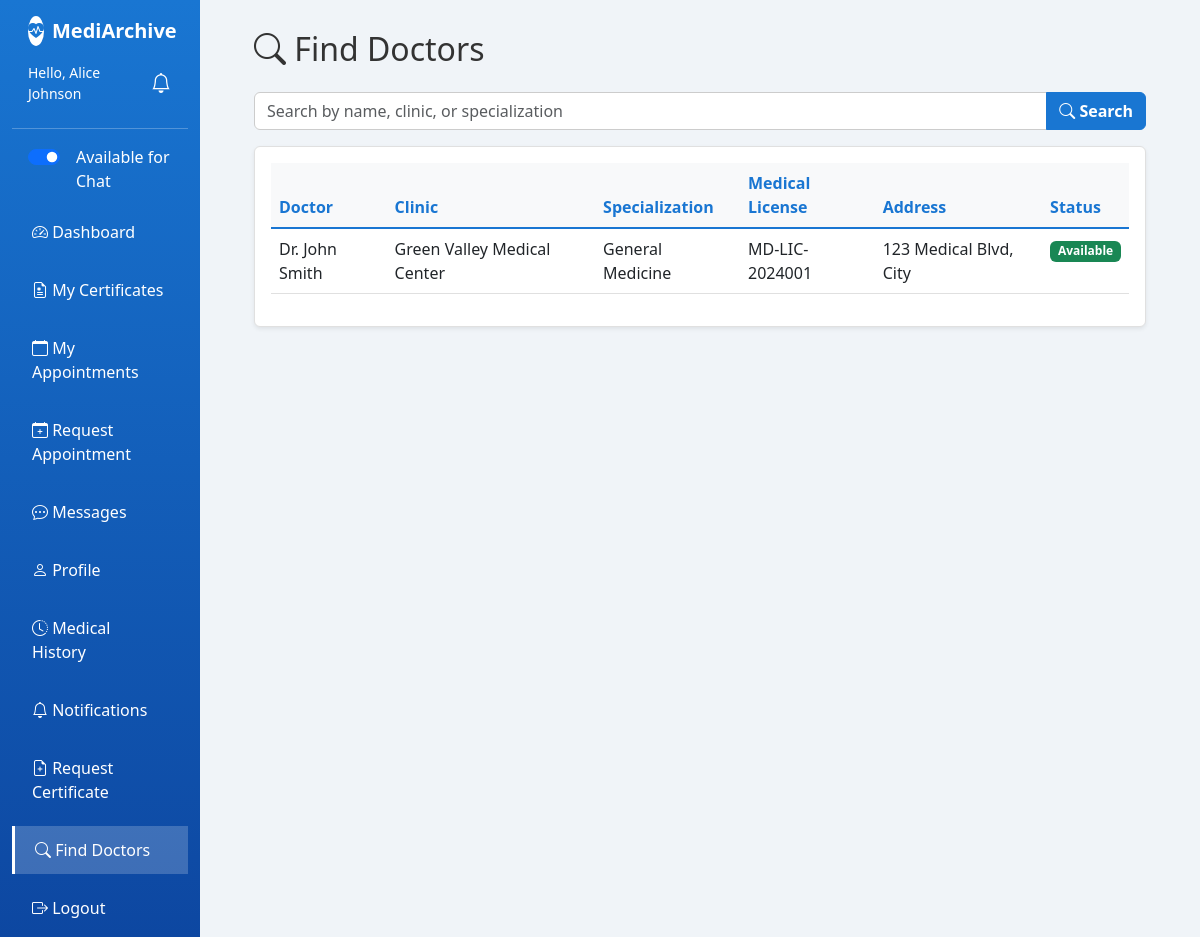
Screenshot of /views/find_doctors.php (signed in) with the database file from the repository.
### tables this page shows
CREATE TABLE IF NOT EXISTS patients (
    id INT PRIMARY KEY AUTO_INCREMENT,
    user_id INT NOT NULL,
    patient_code VARCHAR(20) UNIQUE NOT NULL,
    date_of_birth DATE,
    gender ENUM('Male', 'Female', 'Other'),
    address TEXT,
    is_available TINYINT(1) DEFAULT 1 COMMENT 'Patient availability for chat',
    FOREIGN KEY (user_id) REFERENCES users(id) ON DELETE CASCADE,
    INDEX idx_user_id (user_id),
    INDEX idx_patient_code (patient_code)
);

CREATE TABLE IF NOT EXISTS clinics (
    id INT PRIMARY KEY AUTO_INCREMENT,
    user_id INT NOT NULL,
    clinic_name VARCHAR(100) NOT NULL,
    license_number VARCHAR(50),
    medical_license VARCHAR(100) NOT NULL,
    specialization VARCHAR(100) NOT NULL,
    address TEXT,
    contact_phone VARCHAR(20),
    signature_path VARCHAR(255) NULL COMMENT 'Path to doctor signature image',
    seal_path VARCHAR(255) NULL COMMENT 'Path to clinic seal image',
    is_available BOOLEAN DEFAULT TRUE COMMENT 'Clinic availability for chat/appointments',
    available_from TIME DEFAULT '09:00:00',
    available_to TIME DEFAULT '17:00:00',
    created_at TIMESTAMP DEFAULT CURRENT_TIMESTAMP,
    FOREIGN KEY (user_id) REFERENCES users(id) ON DELETE CASCADE,
    INDEX idx_user_id (user_id),
    INDEX idx_specialization (specialization),
    INDEX idx_is_available (is_available)
);

CREATE TABLE IF NOT EXISTS users (
    id INT PRIMARY KEY AUTO_INCREMENT,
    username VARCHAR(50) UNIQUE NOT NULL,
    email VARCHAR(100) UNIQUE NOT NULL,
    password VARCHAR(255) NOT NULL,
    full_name VARCHAR(100) NOT NULL,
    role ENUM('clinic_admin', 'patient', 'web_admin') NOT NULL DEFAULT 'patient',
    phone VARCHAR(20),
    profile_photo VARCHAR(255) NULL COMMENT 'Path to user profile photo',
    home_address TEXT NULL COMMENT 'User home address',
    dashboard_layout TEXT DEFAULT NULL COMMENT 'JSON for widget positions and preferences',
    created_at TIMESTAMP DEFAULT CURRENT_TIMESTAMP,
    INDEX idx_username (username),
    INDEX idx_email (email),
    INDEX idx_role (role)
);

### config.php (called while the page is built, shortened)
<?php
function isClinicAdmin() {
    return isset($_SESSION['role']) && $_SESSION['role'] === 'clinic_admin';
}
function isPatient() {
    return isset($_SESSION['role']) && $_SESSION['role'] === 'patient';
}
if (file_exists(__DIR__ . '/includes/bootstrap.php')) {
    require_once __DIR__ . '/includes/bootstrap.php';
}

### includes/Database.php (called while the page is built, shortened)
<?php
class Database {
    private static $instance = null;
    private $pdo;
    private function __construct()
    {
        $dsn = sprintf('mysql:host=%s;dbname=%s;charset=utf8mb4', DB_HOST, DB_NAME);
        $options = [
            PDO::ATTR_ERRMODE => PDO::ERRMODE_EXCEPTION,
            PDO::ATTR_DEFAULT_FETCH_MODE => PDO::FETCH_ASSOC,
            PDO::ATTR_EMULATE_PREPARES => false,
        ];
        $this->pdo = new PDO($dsn, DB_USER, DB_PASS, $options);
    }
    public static function getInstance()
    {
        if (self::$instance === null) {
            self::$instance = new Database();
        }
        return self::$instance;
    }
    public function fetch($sql, array $params = [])
    {
        $stmt = $this->pdo->prepare($sql);
        $stmt->execute($params);
        return $stmt->fetch();
    }
    public function fetchAll($sql, array $params = [])
    {
        $stmt = $this->pdo->prepare($sql);
        $stmt->execute($params);
        return $stmt->fetchAll();
    }
}
?>

### includes/bootstrap.php (called while the page is built, shortened)
<?php
require_once __DIR__ . '/Database.php';
function DB()
{
    return Database::getInstance();
}

### views/find_doctors.php (the view, shortened to what this page needs)
<?php
require_once '../config.php';
$q = isset($_GET['q']) ? sanitizeInput($_GET['q']) : '';
if ($q) {
    $like = '%' . $q . '%';
    $sql = "SELECT c.*, u.full_name FROM clinics c JOIN users u ON c.user_id = u.id WHERE (c.clinic_name LIKE ? OR c.specialization LIKE ? OR u.full_name LIKE ?) ORDER BY c.is_available DESC, c.clinic_name";
    $doctors = DB()->fetchAll($sql, [$like, $like, $like]);
} else {
    $sql = "SELECT c.*, u.full_name FROM clinics c JOIN users u ON c.user_id = u.id ORDER BY c.is_available DESC, c.clinic_name";
    $doctors = DB()->fetchAll($sql);
}
?>
<!DOCTYPE html>
<html lang="en">
<head>
<link href="https://cdn.jsdelivr.net/npm/bootstrap@5.3.0/dist/css/bootstrap.min.css" rel="stylesheet">
<link rel="stylesheet" href="https://cdn.jsdelivr.net/npm/bootstrap-icons@1.10.0/font/bootstrap-icons.css">
</head>
<body>
<div class="container-fluid">
    <div class="row">
        <?php include 'includes/sidebar.php'; ?>
        <main class="col-md-9 ms-sm-auto col-lg-10 px-md-4">
            <div class="main-content">
                <h2 class="mb-4"><i class="bi bi-search"></i> Find Doctors</h2>
                <form class="mb-3" method="GET">
                    <div class="input-group">
                        <input type="text" class="form-control" placeholder="Search by name, clinic, or specialization" name="q" value="<?php echo htmlspecialchars($q); ?>">
                        <button class="btn btn-primary" type="submit"><i class="bi bi-search"></i> Search</button>
                    </div>
                </form>
                <div class="card shadow-sm">
                    <div class="card-body">
                        <?php if (!empty($doctors)): ?>
                        <div class="table-responsive">
                            <table class="table table-hover">
                                <thead>
                                    <tr>
                                        <th>Doctor</th>
                                        <th>Clinic</th>
                                        <th>Specialization</th>
                                        <th>Medical License</th>
                                        <th>Address</th>
                                        <th>Status</th>
                                    </tr>
                                </thead>
                                <tbody>
                                    <?php foreach ($doctors as $doc): ?>
                                    <tr>
                                        <td><?php echo htmlspecialchars($doc['full_name']); ?></td>
                                        <td><?php echo htmlspecialchars($doc['clinic_name']); ?></td>
                                        <td><?php echo htmlspecialchars($doc['specialization']); ?></td>
                                        <td><?php echo htmlspecialchars($doc['medical_license'] ?? 'N/A'); ?></td>
                                        <td><?php echo htmlspecialchars($doc['address'] ?? 'N/A'); ?></td>
                                        <td>
                                            <span class="badge bg-<?php echo $doc['is_available'] ? 'success' : 'secondary'; ?>">
                                                <?php echo $doc['is_available'] ? 'Available' : 'Unavailable'; ?>
                                            </span>
                                        </td>
                                    </tr>
                                    <?php endforeach; ?>
                                </tbody>
                            </table>
                        </div>
                        <?php else: ?>
                        <p class="text-muted text-center py-5">No doctors found.</p>
                        <?php endif; ?>
                    </div>
                </div>
            </div>
        </main>
    </div>
</div>
</body>
</html>

### views/includes/sidebar.php (shortened to what this page needs)
<?php
$current_page = basename($_SERVER['PHP_SELF']);
$role = $_SESSION['role'] ?? '';
?>
<nav class="col-md-3 col-lg-2 d-md-block sidebar collapse">
    <div class="position-sticky pt-3">
        <div class="d-flex align-items-center gap-2 px-3 mb-2">
            <?php if ($role === 'web_admin'): ?>
            <span class="bg-success rounded-circle d-inline-flex align-items-center justify-content-center" style="width:30px;height:30px;color:#000;"><i class="bi bi-shield-check"></i></span>
            <h5 class="text-white mb-0"><strong>MediArchive</strong></h5>
            <?php elseif ($role === 'clinic_admin'): ?>
            <span class="bg-white rounded-circle d-inline-flex align-items-center justify-content-center" style="width:30px;height:30px;color:#2e7d32;"><i class="bi bi-heart-pulse-fill"></i></span>
            <h5 class="text-white mb-0"><strong>MediArchive</strong></h5>
            <?php else: ?>
            <span class="bg-white rounded-circle d-inline-flex align-items-center justify-content-center" style="width:30px;height:30px;color:#1976d2;"><i class="bi bi-heart-pulse-fill"></i></span>
            <h5 class="text-white mb-0"><strong>MediArchive</strong></h5>
            <?php endif; ?>
        </div>
        <?php if (isset($_SESSION['full_name'])): ?>
        <div class="d-flex align-items-center justify-content-between px-3 py-2 text-white">
            <div class="d-flex align-items-center gap-2">
                <div class="small d-flex align-items-center gap-2">
                    <span>Hello, <?php echo htmlspecialchars($_SESSION['full_name']); ?></span>
                </div>
            </div>
			<div class="position-relative">
				<button class="btn btn-link text-white p-0" id="notificationBell" style="text-decoration:none;" onclick="toggleNotifications()">
					<i class="bi bi-bell fs-5"></i>
				</button>
			</div>
        </div>
        <?php endif; ?>
        <hr class="text-white">
        <ul class="nav flex-column">
            <?php if (isPatient()): ?>
            <li class="nav-item px-3 mb-2">
                <div class="form-check form-switch text-white">
                    <?php
                    try {
                        $row = DB()->fetch("SELECT is_available FROM patients WHERE user_id = ?", [$_SESSION['user_id']]);
                        $isAvail = $row ? intval($row['is_available']) : 1;
                    } catch (Exception $e) { $isAvail = 1; }
                    ?>
                    <input class="form-check-input" type="checkbox" role="switch" id="patientAvailabilitySwitch" <?php echo $isAvail ? 'checked' : ''; ?> onclick="setPatientAvailability(this.checked)">
                    <label class="form-check-label ms-2" for="patientAvailabilitySwitch">Available for Chat</label>
                </div>
            </li>
            <?php endif; ?>
            <li class="nav-item">
                <a class="nav-link <?php echo $current_page === 'dashboard.php' ? 'active' : ''; ?>" href="dashboard.php">
                    <i class="bi bi-speedometer2"></i> Dashboard
                </a>
            </li>
            <?php if (isClinicAdmin()): ?>
            <li class="nav-item">
                <a class="nav-link <?php echo $current_page === 'certificates.php' ? 'active' : ''; ?>" href="certificates.php">
                    <i class="bi bi-files"></i> Certificates & Requests
                </a>
            </li>
            <li class="nav-item">
                <a class="nav-link <?php echo $current_page === 'clinic_appointments.php' ? 'active' : ''; ?>" href="clinic_appointments.php">
                    <i class="bi bi-calendar-event"></i> Appointments
                </a>
            </li>
            <li class="nav-item">
                <a class="nav-link <?php echo $current_page === 'patients.php' ? 'active' : ''; ?>" href="patients.php">
                    <i class="bi bi-people"></i> Patients
                </a>
            </li>
            <li class="nav-item">
                <a class="nav-link <?php echo $current_page === 'analytics.php' ? 'active' : ''; ?>" href="analytics.php">
                    <i class="bi bi-graph-up"></i> Analytics
                </a>
            </li>
            <li class="nav-item">
                <a class="nav-link <?php echo $current_page === 'chat.php' ? 'active' : ''; ?>" href="chat.php">
                    <i class="bi bi-chat-dots"></i> Messages
                </a>
            </li>
            <?php elseif (isPatient()): ?>
            <li class="nav-item">
                <a class="nav-link <?php echo $current_page === 'my_certificates.php' ? 'active' : ''; ?>" href="my_certificates.php">
                    <i class="bi bi-file-earmark-medical"></i> My Certificates
                </a>
            </li>
            <li class="nav-item">
                <a class="nav-link <?php echo $current_page === 'my_appointments.php' ? 'active' : ''; ?>" href="my_appointments.php">
                    <i class="bi bi-calendar"></i> My Appointments
                </a>
            </li>
            <li class="nav-item">
                <a class="nav-link <?php echo $current_page === 'request_appointment.php' ? 'active' : ''; ?>" href="request_appointment.php">
                    <i class="bi bi-calendar-plus"></i> Request Appointment
                </a>
            </li>
            <li class="nav-item">
                <a class="nav-link <?php echo $current_page === 'chat.php' ? 'active' : ''; ?>" href="chat.php">
                    <i class="bi bi-chat-dots"></i> Messages
                </a>
            </li>
            <?php endif; ?>
            <li class="nav-item">
                <a class="nav-link <?php echo in_array($current_page, ['profile.php', 'edit_profile.php']) ? 'active' : ''; ?>" href="profile.php">
                    <i class="bi bi-person"></i> Profile
                </a>
            </li>
            <?php if (isPatient()): ?>
            <li class="nav-item">
                <a class="nav-link <?php echo $current_page === 'patient_history.php' ? 'active' : ''; ?>" href="patient_history.php">
                    <i class="bi bi-clock-history"></i> Medical History
                </a>
            </li>
            <?php endif; ?>
            <li class="nav-item">
                <a class="nav-link <?php echo $current_page === 'notification_settings.php' ? 'active' : ''; ?>" href="notification_settings.php">
                    <i class="bi bi-bell"></i> Notifications
                </a>
            </li>
            <?php if (isPatient()): ?>
            <li class="nav-item">
                <a class="nav-link <?php echo $current_page === 'request_certificate.php' ? 'active' : ''; ?>" href="request_certificate.php">
                    <i class="bi bi-file-earmark-plus"></i> Request Certificate
                </a>
            </li>
            <li class="nav-item">
                <a class="nav-link <?php echo $current_page === 'find_doctors.php' ? 'active' : ''; ?>" href="find_doctors.php">
                    <i class="bi bi-search"></i> Find Doctors
                </a>
            </li>
            <?php endif; ?>
            <li class="nav-item">
                <a class="nav-link" href="logout.php">
                    <i class="bi bi-box-arrow-right"></i> Logout
                </a>
            </li>
        </ul>
    </div>
</nav>

### rows the page displays
patients: is_available "☑"
clinics: user.full_name "Dr. John Smith", clinic_name "Green Valley Medical Center", specialization "General Medicine", medical_license "MD-LIC-2024001", address "123 Medical Blvd, City", is_available "Available"

### other values shown
$_SESSION['full_name'] "Alice Johnson"
